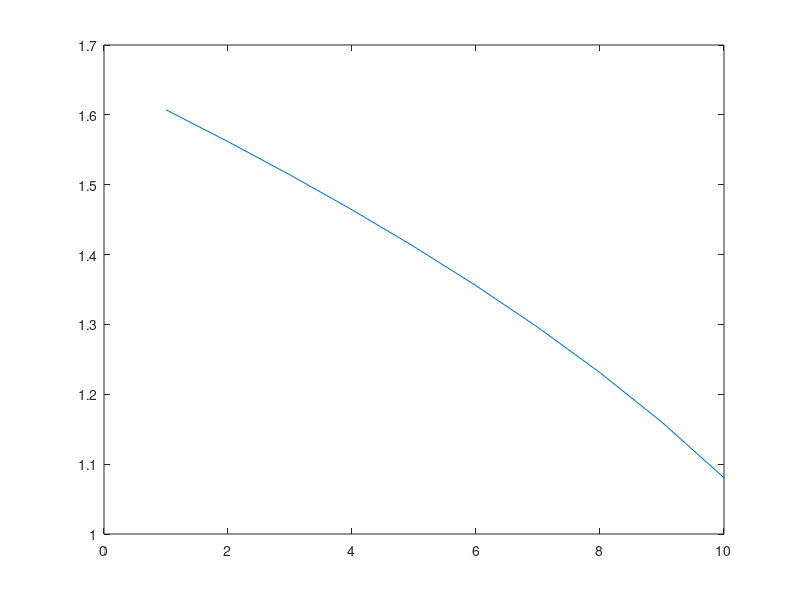

Write MATLAB code to recreate this figure.
% EMTH171
% Some more bollocks

clear
clc

x = 3;


start = -10;
stop = -1;

for j = start:stop
    for ii = 1:5
        c = j;
        f = @(x) 10*x.^2 - 10 .* x + 0.1*sinh(x) + c;
        d = @(x) 20*x - 10 + 0.1 * cosh(x);
        x = x - f(x)/d(x);
    end
    cArray(j+11) = x;
end

figure(1)
xAxis = 1:length(cArray);
plot(xAxis,cArray)